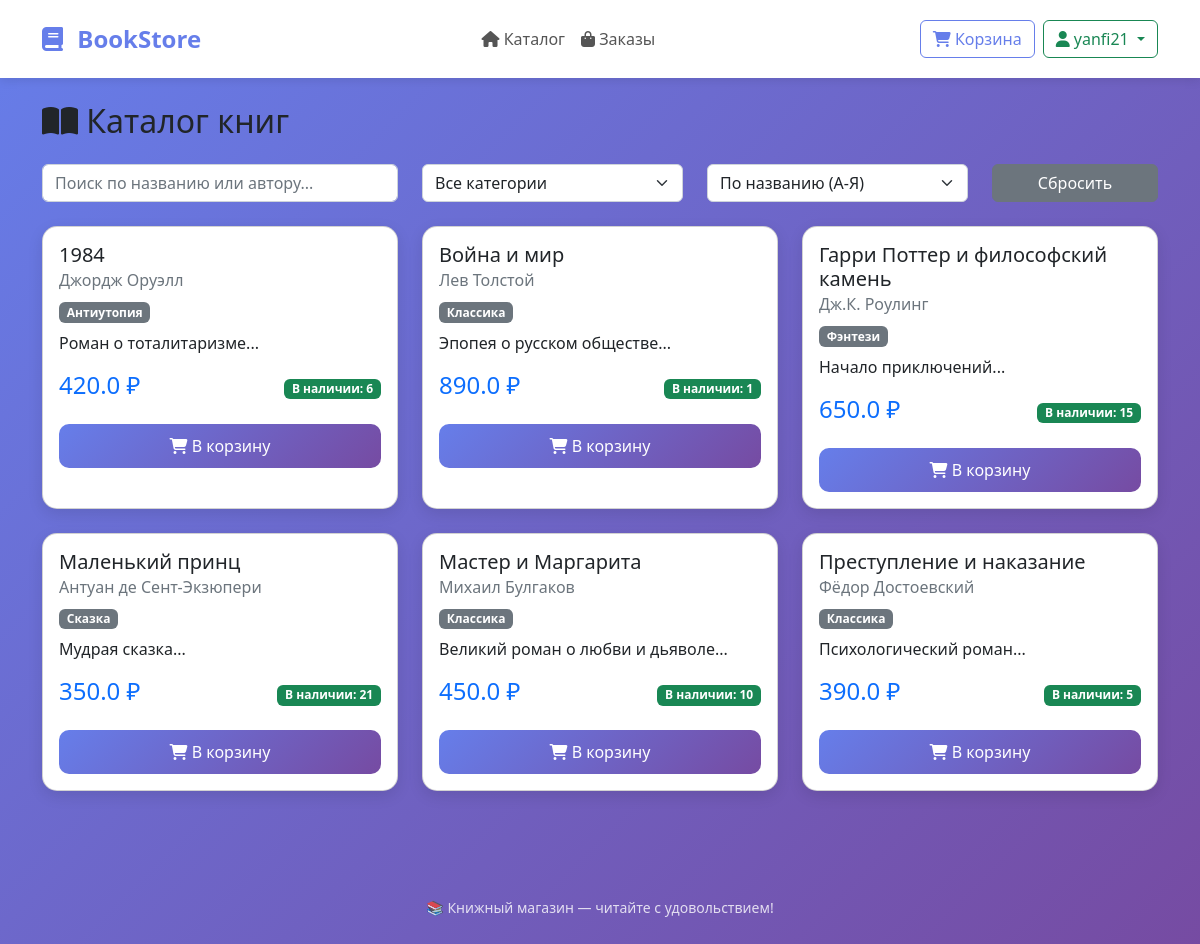
/ (signed in), run on the app's committed database.
### tables this page shows
CREATE TABLE products (
        id INTEGER PRIMARY KEY AUTOINCREMENT,
        name TEXT NOT NULL,
        author TEXT,
        price REAL NOT NULL,
        quantity INTEGER DEFAULT 0,
        category TEXT,
        description TEXT,
        cover_image TEXT,
        created_at TEXT DEFAULT CURRENT_TIMESTAMP
    );

### app.py (the view)
@app.route('/')
def index():
    if 'user_id' not in session:
        return redirect(url_for('login'))
    category = request.args.get('category', '')
    sort_by = request.args.get('sort', 'name')
    sort_order = request.args.get('order', 'asc')
    search = request.args.get('search', '')
    conn = sqlite3.connect('bookstore.db')
    c = conn.cursor()
    query = "SELECT * FROM products WHERE 1=1"
    params = []
    if category:
        query += " AND category = ?"
        params.append(category)
    if search:
        query += " AND (name LIKE ? OR author LIKE ?)"
        params.append(f'%{search}%')
        params.append(f'%{search}%')
    if sort_by == 'price':
        query += f" ORDER BY price {sort_order}"
    elif sort_by == 'name':
        query += f" ORDER BY name {sort_order}"
    elif sort_by == 'quantity':
        query += f" ORDER BY quantity {sort_order}"
    elif sort_by == 'newest':
        query += " ORDER BY created_at DESC"
    else:
        query += " ORDER BY name ASC"
    products = c.execute(query, params).fetchall()
    categories = [row[0] for row in c.execute("SELECT DISTINCT category FROM products WHERE category IS NOT NULL AND category != ''").fetchall()]
    conn.close()
    products_list = []
    for p in products:
        products_list.append({
            'id': p[0], 'name': p[1], 'author': p[2], 'price': p[3],
            'quantity': p[4], 'category': p[5], 'description': p[6],
            'cover_image': p[7], 'created_at': p[8]
        })
    return render_template('index.html', products=products_list, categories=categories,
                           sort_by=sort_by, sort_order=sort_order,
                           current_category=category, search_query=search)

### app.py (called while the page is built)
@app.context_processor
def utility_processor():
    def get_cart_count():
        if 'user_id' not in session:
            return 0
        conn = sqlite3.connect('bookstore.db')
        c = conn.cursor()
        result = c.execute("SELECT SUM(quantity) FROM cart WHERE user_id = ?", (session['user_id'],)).fetchone()
        conn.close()
        return result[0] or 0
    return dict(cart_count=get_cart_count())

### templates/index.html (shortened to what this page needs)
{% extends "base.html" %}
{% block content %}
<h2 class="mb-4"><i class="fas fa-book-open"></i> Каталог книг</h2>
<div class="row mb-4">
    <div class="col-md-4">
        <input type="text" id="searchInput" class="form-control" placeholder="Поиск по названию или автору..." value="{{ search_query }}">
    </div>
    <div class="col-md-3">
        <select id="categoryFilter" class="form-select">
            <option value="">Все категории</option>
        </select>
    </div>
    <div class="col-md-3">
        <select id="sortSelect" class="form-select">
            <option value="name_asc">По названию (А-Я)</option>
        </select>
    </div>
    <div class="col-md-2">
        <button id="resetFilters" class="btn btn-secondary w-100">Сбросить</button>
    </div>
</div>
<div class="row">
    {% if products %}
        {% for product in products %}
        <div class="col-md-6 col-lg-4 mb-4">
            <div class="card h-100">
                <div class="card-body">
                    <h5 class="card-title">{{ product.name }}</h5>
                    <h6 class="card-subtitle mb-2 text-muted">{{ product.author }}</h6>
                    <span class="badge bg-secondary mb-2">{{ product.category }}</span>
                    <p class="card-text">{{ product.description[:100] }}...</p>
                    <div class="d-flex justify-content-between align-items-center">
                        <h4 class="text-primary">{{ product.price }} ₽</h4>
                        <span class="badge {% if product.quantity > 0 %}bg-success{% else %}bg-danger{% endif %}">
                            {% if product.quantity > 0 %}В наличии: {{ product.quantity }}{% else %}Нет в наличии{% endif %}
                        </span>
                    </div>
                    {% if product.quantity > 0 %}
                    <a href="/add-to-cart/{{ product.id }}" class="btn btn-primary w-100 mt-3">
                        <i class="fas fa-shopping-cart"></i> В корзину
                    </a>
                    {% else %}
                    <button class="btn btn-secondary w-100 mt-3" disabled>Нет в наличии</button>
                    {% endif %}
                </div>
            </div>
        </div>
        {% endfor %}
    {% else %}
        <div class="text-center py-5">
            <i class="fas fa-search fa-4x mb-3"></i>
            <h4>Книги не найдены</h4>
        </div>
    {% endif %}
</div>
{% endblock %}

### templates/base.html (shortened to what this page needs)
<!DOCTYPE html>
<html lang="ru">
<head>
    <link href="https://cdn.jsdelivr.net/npm/bootstrap@5.2.3/dist/css/bootstrap.min.css" rel="stylesheet">
    <link rel="stylesheet" href="https://cdnjs.cloudflare.com/ajax/libs/font-awesome/6.4.0/css/all.min.css">
</head>
<body>
    <nav class="navbar navbar-expand-lg">
        <div class="container">
            <a class="navbar-brand" href="/">
                <i class="fas fa-book"></i> BookStore
            </a>
            <div class="collapse navbar-collapse" id="navbarNav">
                <ul class="navbar-nav mx-auto">
                    <li class="nav-item">
                        <a class="nav-link" href="/"><i class="fas fa-home"></i> Каталог</a>
                    </li>
                    <li class="nav-item">
                        <a class="nav-link" href="/orders"><i class="fas fa-shopping-bag"></i> Заказы</a>
                    </li>
                </ul>
                <div class="d-flex gap-2">
                    <a href="/cart" class="btn btn-outline-primary">
                        <i class="fas fa-shopping-cart"></i> Корзина
                    </a>
                    <div class="dropdown">
                        <button class="btn btn-outline-success dropdown-toggle" data-bs-toggle="dropdown">
                            <i class="fas fa-user"></i> {{ session.username }}
                        </button>
                    </div>
                </div>
            </div>
        </div>
    </nav>
    <main class="container mt-4">
        {% block content %}{% endblock %}
    </main>
    <footer>
        <small>📚 Книжный магазин — читайте с удовольствием!</small>
    </footer>
</body>
</html>

### templates/base.html (style rules this page uses)
body { background: linear-gradient(135deg, #667eea 0%, #764ba2 100%); min-height: 100vh; font-family: 'Segoe UI', Tahoma, Geneva, Verdana, sans-serif; }
.navbar { background: white; box-shadow: 0 2px 10px rgba(0,0,0,0.1); padding: 1rem 0; }
.navbar-brand { font-weight: bold; font-size: 1.5rem; color: #667eea !important; }
.navbar-brand i { margin-right: 8px; }
.nav-link { color: #555 !important; font-weight: 500; }
.card { border-radius: 15px; box-shadow: 0 5px 15px rgba(0,0,0,0.1); transition: transform 0.3s; }
.btn-primary { background: linear-gradient(135deg, #667eea 0%, #764ba2 100%); border: none; border-radius: 10px; padding: 10px 20px; }
.btn-outline-primary { border-color: #667eea; color: #667eea; }
footer { text-align: center; padding: 2rem; color: white; margin-top: 3rem; }
footer small { opacity: 0.8; }

### data on the page
products: name "1984", author "Джордж Оруэлл", category "Антиутопия", description "Роман о тоталитаризме", price "420.0", quantity "6"
products: name "Война и мир", author "Лев Толстой", category "Классика", description "Эпопея о русском обществе", price "890.0", quantity "1"
products: name "Гарри Поттер и философский камень", author "Дж.К. Роулинг", category "Фэнтези", description "Начало приключений", price "650.0", quantity "15"
products: name "Маленький принц", author "Антуан де Сент-Экзюпери", category "Сказка", description "Мудрая сказка", price "350.0", quantity "21"
products: name "Мастер и Маргарита", author "Михаил Булгаков", category "Классика", description "Великий роман о любви и дьяволе", price "450.0", quantity "10"
products: name "Преступление и наказание", author "Фёдор Достоевский", category "Классика", description "Психологический роман", price "390.0", quantity "5"

### other printed values
{{ session.username }} "yanfi21"
